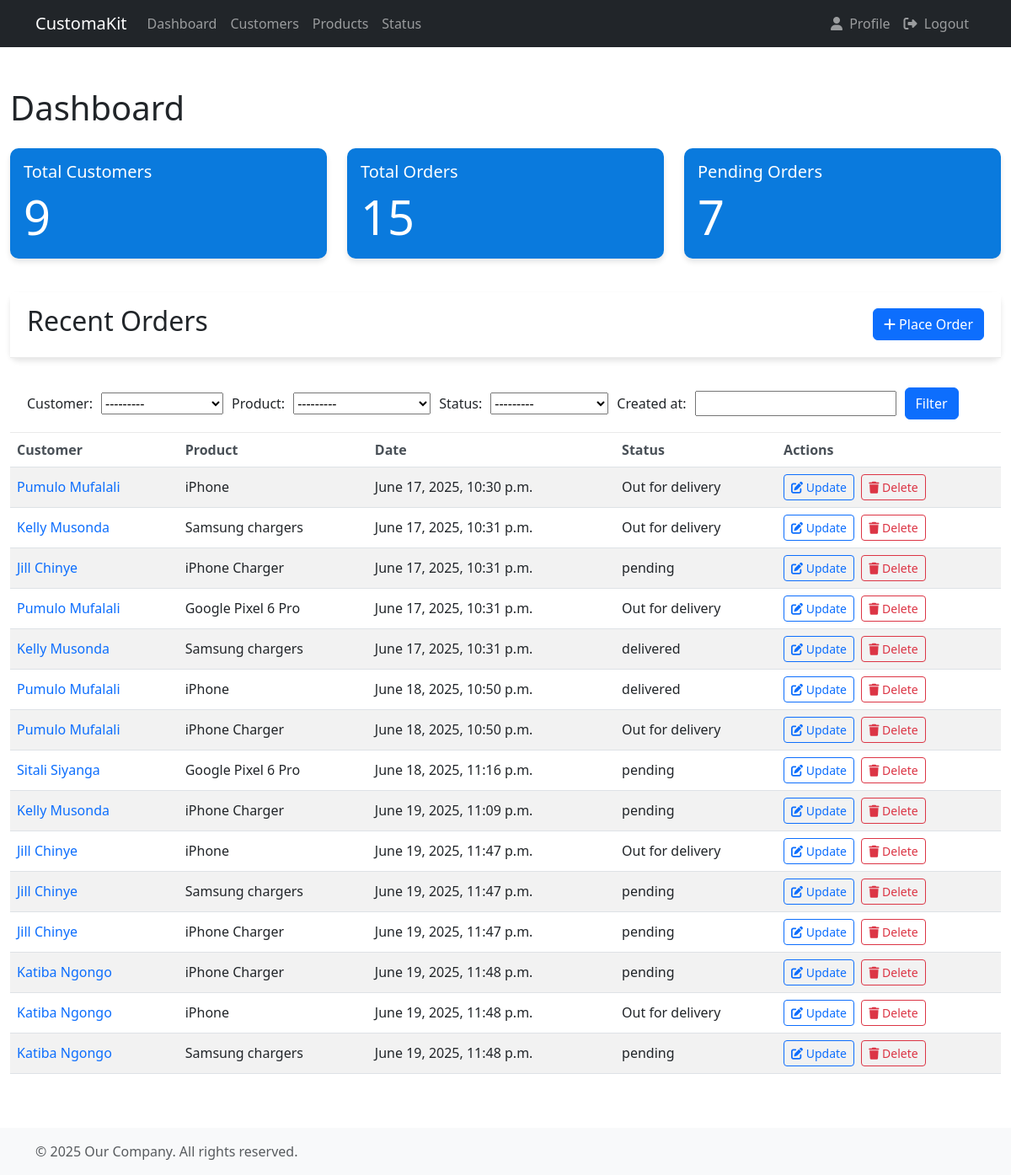
Before: / with the older database file.
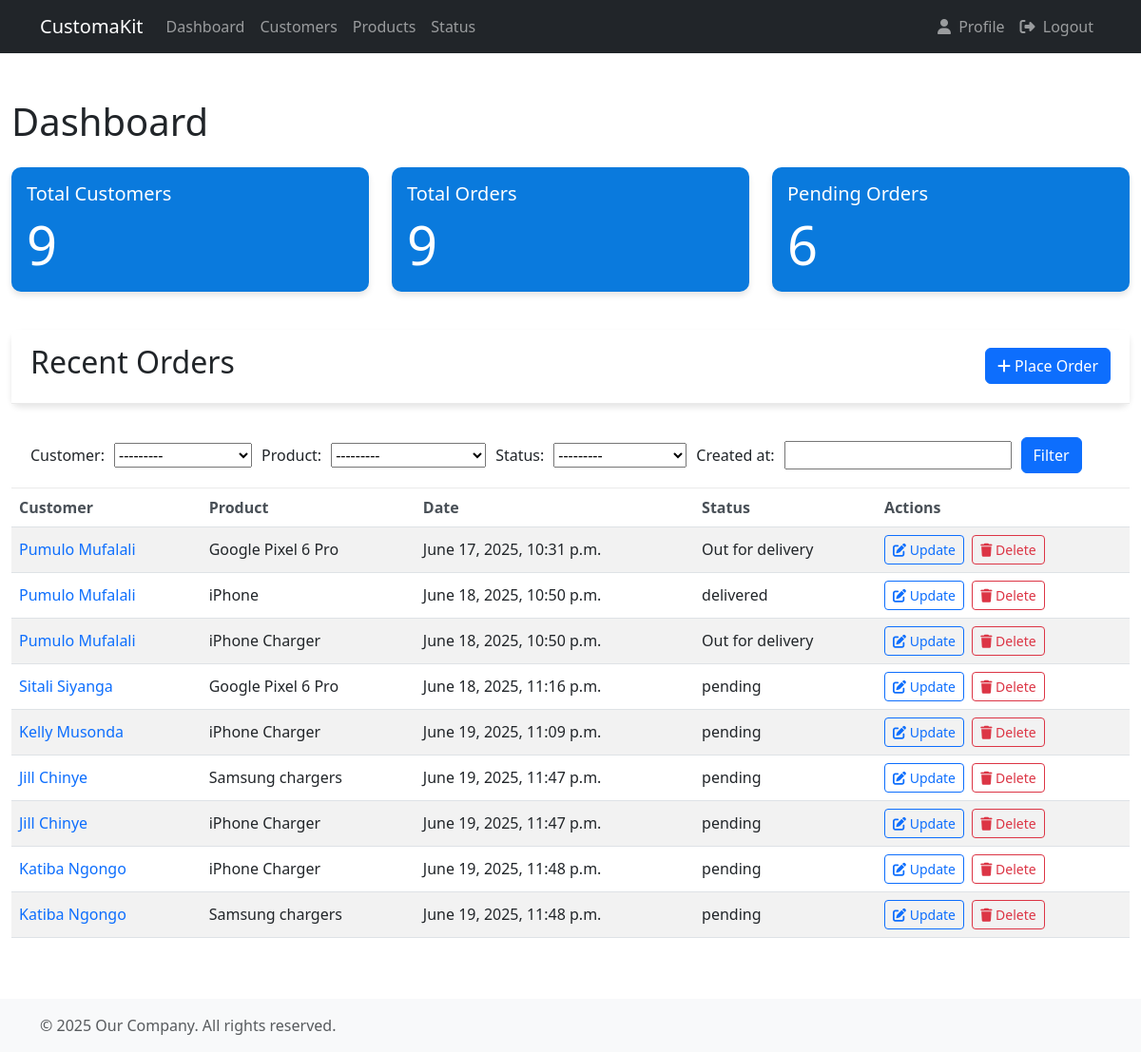
After: the same page with the newer database file.
### accounts/models.py (models this page shows, shortened)
class Order(models.Model):
  STATUS = (
    ('delivered', 'delivered'),
    ('Out for delivery', 'Out for delivery'),
    ('pending', 'pending'),
  )
  customer = models.ForeignKey(Customer, null=True, on_delete=models.CASCADE)
  product = models.ForeignKey(Product, null=True, on_delete=models.CASCADE)
  status = models.CharField(max_length=100, null=True, choices=STATUS)
  created_at = models.DateTimeField(auto_now_add=True)

class Customer(models.Model):
  name = models.CharField(max_length=200, null=True)
  phone = models.CharField(max_length=200, null=True)
  email = models.CharField(max_length=200, null=True, unique=True)
  created_at = models.DateTimeField(auto_now_add=True)
  def __str__(self):
    return self.name[:50]

class Product(models.Model):
  CATEGORY = (
    ('Indoor', 'Indoor'),
    ('Outdoor', 'Outdoor'),
  )
  name = models.CharField(max_length=70, null=True)
  price = models.FloatField(null=True)
  category = models.CharField(max_length=50, null=True, choices=CATEGORY)
  description = models.CharField(max_length=100, null=True)
  created_at = models.DateTimeField(auto_now_add=True)
  tags = models.ManyToManyField(Tag)
  def __str__(self):
    return self.name

### accounts/views.py (the view)
# urls.py: path('', views.dashboard, name='dashboard'),
def dashboard(request):
  order_list = Order.objects.all()
  total_customers = Customer.objects.all().count()
  pending_orders = order_list.filter(status='pending').count()
  total_orders = order_list.count()
  myFilter = OrderFilter(request.GET, queryset=order_list)
  order_list = myFilter.qs
  context = {
    'pending_orders': pending_orders,
    'total_orders':total_orders,
    'total_customers': total_customers,
    'recent_orders':order_list,
    'myFilter':myFilter,
  }
  return render(request, 'accounts/dashboard.html', context)

### accounts/templates/accounts/dashboard.html (shortened to what this page needs)
{% extends 'accounts/main.html' %}
{% block content %}
<h1 class="mt-4 mb-4">Dashboard</h1>
<div class="row">
    <div class="col-md-4">
        <a href="{% url 'customers' %}" class="text-decoration-none text-reset">
            <div class="card text-white mb-3" style="background-color: #0a7add;">
                <div class="card-body">
                    <h5 class="card-title">Total Customers</h5>
                    <p class="card-text display-4"><strong>{{ total_customers }}</strong></p>
                </div>
            </div>
        </a>
    </div>
    <div class="col-md-4">
        <a class="text-decoration-none text-reset" href="{% url 'total_orders' %}">
            <div class="card text-white mb-3" style="background-color: #0a7add;">
                <div class="card-body">
                    <h5 class="card-title">Total Orders</h5>
                    <p class="card-text display-4"><strong>{{ total_orders }}</strong></p>
                </div>
            </div>
        </a>
    </div>
    <div class="col-md-4">
        <a class="text-decoration-none text-reset">
            <div class="card text-white mb-3" style="background-color:#0a7add;">
                <div class="card-body">
                    <h5 class="card-title">Pending Orders</h5>
                    <p class="card-text display-4"><strong>{{ pending_orders }}</strong></p>
                </div>
            </div>
        </a>
    </div>
</div>
<div class="card mt-4">
    <div class="card-header">
        <div class="d-flex justify-content-between align-items-center">
            <h2>Recent Orders</h2>
            <a class="btn btn-primary" >
                <i class="fas fa-plus me-1"></i>Place Order
            </a>
        </div>
    </div>
</div>
<div class="card-header">
    <form method="get" class="form-row">
        {% for filter in myFilter.form %}
            {{filter.label_tag}}
            {{ filter }}
        {% endfor %}
        <button class="btn btn-primary" type="submit">Filter</button>
    </form>
</div>
    <div class="card-body">
        <div class="table-responsive">
            <table class="table table-striped">
                <thead>
                    <tr>
                        <th>Customer</th>
                        <th>Product</th>
                        <th>Date</th>
                        <th>Status</th>
                        <th>Actions</th>
                    </tr>
                </thead>
                <tbody>
                    {% for order in recent_orders %}
                    <tr>
                        <td><a href="{% url 'customer_detail' order.customer.id %}">{{ order.customer.name }}</a></td>
                        <td>{{ order.product.name }}</td>
                        <td>{{ order.created_at }}</td>
                        <td>{{ order.status }}</td>
                        <td>
                            <a class="btn btn-sm btn-outline-primary me-1" href="{% url 'update_order' order.id %}">
                                <i class="fas fa-edit"></i> Update
                            </a>
                            <a class="btn btn-sm btn-outline-danger" href="{% url 'delete' order.id %}">
                                <i class="fas fa-trash"></i> Delete
                            </a>
                        </td>
                    </tr>
                    {% endfor %}
                </tbody>
            </table>
        </div>
    </div>
</div>
{% endblock %}

### accounts/templates/accounts/main.html (shortened to what this page needs)
<!DOCTYPE html>
<html lang="en">
    <head>
        <link href="https://cdn.jsdelivr.net/npm/bootstrap@5.3.0/dist/css/bootstrap.min.css" rel="stylesheet">
        <link rel="stylesheet" href="https://cdnjs.cloudflare.com/ajax/libs/font-awesome/6.4.0/css/all.min.css">
        {% load static %}
        <link rel="stylesheet" href="{% static 'accounts/css/customer.css' %}">
    </head>
    <body>
        {% include 'accounts/navbar.html' %}
        <div class="container-fluid">
            <div class="row">
                <div class="col-12">
                    {% block content %}{% endblock %}
                </div>
            </div>
        <footer class="footer mt-5 py-3 bg-light">
            <div class="container">
                <span class="text-muted">© {% now "Y" %} Our Company. All rights reserved.</span>
            </div>
        </footer>
    </body>
</html>

### accounts/templates/accounts/navbar.html (shortened to what this page needs)
<nav class="navbar navbar-expand-lg navbar-dark bg-dark mb-4">
    <div class="container">
        <a class="navbar-brand">CustomaKit</a>
        <div class="collapse navbar-collapse" id="navbarNav">
            <ul class="navbar-nav me-auto">
                <li class="nav-item">
                    <a class="nav-link" href="{% url 'dashboard' %}">Dashboard</a>
                </li>
                <li class="nav-item">
                    <a class="nav-link" href="{% url 'customers' %}">Customers</a>
                </li>
                <li class="nav-item">
                    <a class="nav-link" href="{% url 'product' %}">Products</a>
                </li>
                <li class="nav-item">
                    <a class="nav-link" href="{% url 'statuses' %}">Status</a>
                </li>
            </ul>
            <ul class="navbar-nav">
                <li class="nav-item">
                    <a class="nav-link" href="#"><i class="fas fa-user me-1"></i> Profile</a>
                </li>
                <li class="nav-item">
                    <a class="nav-link" href="#"><i class="fas fa-sign-out-alt me-1"></i> Logout</a>
                </li>
            </ul>
        </div>
    </div>
</nav>

### accounts/static/accounts/css/customer.css (style rules this page uses)
.card { border: none; border-radius: 10px; box-shadow: 0 4px 6px rgba(0, 0, 0, 0.1); margin-bottom: 20px; }
.card-header { background-color: #ffffff; border-bottom: 1px solid #eaeaea; padding: 15px 20px; }
.table th { font-weight: 600; color: #495057; border-top: none; }
.table td { vertical-align: middle; }
a { text-decoration: none; }
.form-row { display: flex; align-items: center; gap: 10px; }

Changed rows visible on the page:
removed Order: customer.name "Pumulo Mufalali", product.name "iPhone", created_at "June 17, 2025, 10:30 p.m.", status "Out for delivery"
removed Order: customer.name "Kelly Musonda", product.name "Samsung chargers", created_at "June 17, 2025, 10:31 p.m.", status "Out for delivery"
removed Order: customer.name "Jill Chinye", product.name "iPhone Charger", created_at "June 17, 2025, 10:31 p.m.", status "pending"
removed Order: customer.name "Kelly Musonda", product.name "Samsung chargers", created_at "June 17, 2025, 10:31 p.m.", status "delivered"
removed Order: customer.name "Jill Chinye", product.name "iPhone", created_at "June 19, 2025, 11:47 p.m.", status "Out for delivery"
removed Order: customer.name "Katiba Ngongo", product.name "iPhone", created_at "June 19, 2025, 11:48 p.m.", status "Out for delivery"
Other visible differences:
{{ total_orders }}: "15" → "9"
{{ pending_orders }}: "7" → "6"
